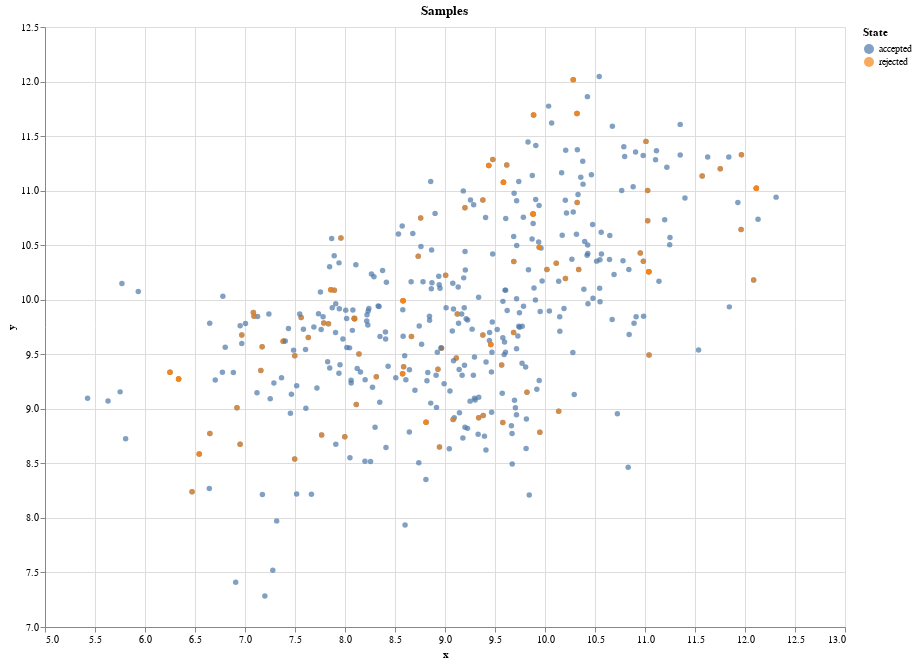

Notebook code for this chart:
### Markdown cell above
To get a deeper understanding of how the metropolis algorithm works, it is interesting to visualize not only the accepted samples, but also those which are rejected, and possibly the path that was taken. This is achieved by the following plot function, which visualizes the accepted and rejected samples in different colors and also can plot lines to show the path that was explored:

### Code cell
val samples = logger.steps

val dataFrame = DataFrame(Seq(
    DataFrame.Column.ofContinuous(samples.map((s : logger.StepInfo) => s.state(0)), "x"),
    DataFrame.Column.ofContinuous(samples.map((s : logger.StepInfo) => s.state(1)), "y"),
    DataFrame.Column.ofNominals(samples.map((s : logger.StepInfo) => if s.accepted then "accepted" else "rejected"), "State")
))
           
dataFrame.plot.scatterPlot("x", "y", title = "Samples", colorField = "State").show()

### Figure 1 — Vega specification as saved in the notebook (floating-point values rounded to 4 significant figures; data arrays with more than 128 entries replaced by an {"elided": "..."} marker saying what was removed)
{"$schema": "https://vega.github.io/schema/vega-lite/v5.json", "data": {"values": {"elided": "499 records"}}, "description": ".", "encoding": {"color": {"field": "State"}, "x": {"field": "x", "scale": {"zero": false}, "type": "quantitative"}, "y": {"field": "y", "scale": {"zero": false}, "type": "quantitative"}}, "height": 600, "mark": "circle", "title": "Samples", "width": 800}
